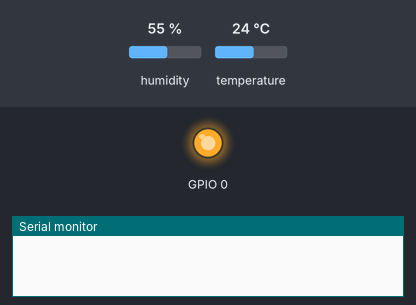
Bench run of a sketch on a simulated ESP8266 (NodeMCU). Shown: output pins drawn as LEDs (lit = HIGH), the last lines printed to the serial monitor. Wiring (inferred from the names in the program): DHT11 sensor: data GPIO 2. The test bench sets the inputs (shaded band); at power-on: humidity 55 %, temperature 24 °C. WiFi joins after 1.5 s; servers stay silent unless stated. At 13.5 s the program puts the board to deep sleep or switches it off; the recording ends there.

Above: at 0.1 s.
At 8.0 s:
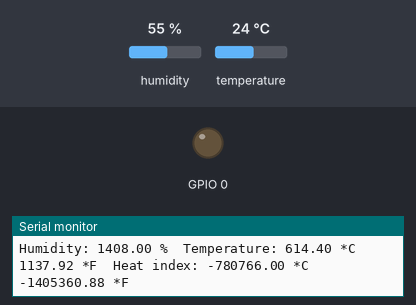
Timing chart, 0 to 13.5 s (numbered marks = the images above):
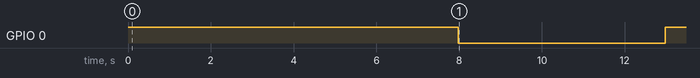

Measured:
- by itself, GPIO 0: LOW → HIGH at 0.00 s, → LOW 8.0 s later, → HIGH 5.0 s later

The sketch:

esp8266test.ino
```cpp
 /*
 *  Simple HTTP get webclient test
 */

#include <ESP8266WiFi.h>

#include "DHT.h"

#define DHTPIN 2     // what digital pin we're connected to

// Uncomment whatever type you're using!
//#define DHTTYPE DHT11   // DHT 11
#define DHTTYPE DHT22   // DHT 22  (AM2302), AM2321
//#define DHTTYPE DHT21   // DHT 21 (AM2301)

// Connect pin 1 (on the left) of the sensor to +5V
// NOTE: If using a board with 3.3V logic like an Arduino Due connect pin 1
// to 3.3V instead of 5V!
// Connect pin 2 of the sensor to whatever your DHTPIN is
// Connect pin 4 (on the right) of the sensor to GROUND
// Connect a 10K resistor from pin 2 (data) to pin 1 (power) of the sensor

// Initialize DHT sensor.
// Note that older versions of this library took an optional third parameter to
// tweak the timings for faster processors.  This parameter is no longer needed
// as the current DHT reading algorithm adjusts itself to work on faster procs.
DHT dht(DHTPIN, DHTTYPE);

const char* ssid     = "tomtom2";
const char* password = "xxxxxxx";

const char* host = "www.elanprod.com";
const int sleepTimeS = 1200;

void setup() {
  pinMode(0, OUTPUT);
  digitalWrite(0, HIGH);

  Serial.begin(115200);

  dht.begin();
  delay(1000);

  // We start by connecting to a WiFi network

  Serial.println();
  Serial.println();
  Serial.print("Connecting to ");
  Serial.println(ssid);

//  ESP.deepSleep(1, WAKE_RF_DEFAULT);
//  WiFi.mode(WIFI_STA);
//  wifi_station_connect();
  WiFi.begin(ssid, password);

  int count=0;
  while (WiFi.status() != WL_CONNECTED) {
    delay(500);
    count++;
    if (count==20) {
      ESP.deepSleep(1, WAKE_RF_DEFAULT);
    }
  }

  Serial.println("IP address: ");
  Serial.println(WiFi.localIP());


  delay(5000);
  /*
   * Read the sensor
   */
  // Reading temperature or humidity takes about 250 milliseconds!
  // Sensor readings may also be up to 2 seconds 'old' (its a very slow sensor)
  float h = dht.readHumidity();
  // Read temperature as Celsius (the default)
  float t = dht.readTemperature();
  // Read temperature as Fahrenheit (isFahrenheit = true)
  float f = dht.readTemperature(true);

  // Check if any reads failed and exit early (to try again).
  if (isnan(h) || isnan(t) || isnan(f)) {
    Serial.println("Failed to read from DHT sensor!");
    return;
  }

  // Compute heat index in Fahrenheit (the default)
  float hif = dht.computeHeatIndex(f, h);
  // Compute heat index in Celsius (isFahreheit = false)
  float hic = dht.computeHeatIndex(t, h, false);

  Serial.print("Humidity: ");
  Serial.print(h);
  Serial.print(" %\t");
  Serial.print("Temperature: ");
  Serial.print(t);
  Serial.print(" *C ");
  Serial.print(f);
  Serial.print(" *F\t");
  Serial.print("Heat index: ");
  Serial.print(hic);
  Serial.print(" *C ");
  Serial.print(hif);
  Serial.println(" *F");


  /*
   * Send the info
   */
  WiFiClient client;
  const int httpPort = 80;
  if (client.connect("blog.elanprod.com", httpPort)) {
    client.print(String("GET /setTemp.php?temp=") + String(int(t)) +String("&hum=") +String(int(h)) +String("&heatindex=") +String(int(hic)) +" HTTP/1.1\r\n" +
               "Host: blog.elanprod.com\r\n" +
               "Connection: close\r\n\r\n");
  }


  digitalWrite(0, LOW);
  delay(5000);
  digitalWrite(0, HIGH);
  delay(500);

//  WiFi.disconnect();
//  WiFi.mode(WIFI_OFF);
//  WiFi.forceSleepBegin();

//  ESP.deepSleep(sleepTimeS * 1000000,WAKE_RF_DISABLED);


//  WiFi.disconnect();
//  WiFi.mode(WIFI_OFF);
//  WiFi.forceSleepBegin();
//  delay(1);
//  ESP.deepSleep(sleepTimeS * 1000000, WAKE_RF_DEFAULT);

//  WiFi.forceSleepBegin();
//  delay(1);
  ESP.deepSleep(sleepTimeS * 1000000, WAKE_RF_DEFAULT);
}

void loop() {
  WiFi.forceSleepWake();
  delay(1);
  WiFi.begin(ssid, password);

  while (WiFi.status() != WL_CONNECTED) {
    delay(500);
  }

  Serial.println("> IP address: ");
  Serial.println(WiFi.localIP());


  digitalWrite(0, HIGH);
  delay(500);
  digitalWrite(0, LOW);
  delay(500);


  WiFi.forceSleepBegin();
  delay(1);
  ESP.deepSleep(sleepTimeS * 1000000, WAKE_RF_DEFAULT);


}
```

DHT.cpp
```cpp
// (licence header left out)
#include "DHT.h"

#define MIN_INTERVAL 2000

DHT::DHT(uint8_t pin, uint8_t type, uint8_t count) {
  _pin = pin;
  _type = type;
  #ifdef __AVR
    _bit = digitalPinToBitMask(pin);
    _port = digitalPinToPort(pin);
  #endif
  _maxcycles = microsecondsToClockCycles(1000);  // 1 millisecond timeout for
                                                 // reading pulses from DHT sensor.
  // Note that count is now ignored as the DHT reading algorithm adjusts itself
  // basd on the speed of the processor.
}

void DHT::begin(void) {
  // set up the pins!
  pinMode(_pin, INPUT_PULLUP);
  // Using this value makes sure that millis() - lastreadtime will be
  // >= MIN_INTERVAL right away. Note that this assignment wraps around,
  // but so will the subtraction.
  _lastreadtime = -MIN_INTERVAL;
  DEBUG_PRINT("Max clock cycles: "); DEBUG_PRINTLN(_maxcycles, DEC);
}

//boolean S == Scale.  True == Fahrenheit; False == Celcius
float DHT::readTemperature(bool S, bool force) {
  float f = NAN;

  if (read(force)) {
    switch (_type) {
    case DHT11:
      f = data[2];
      if(S) {
        f = convertCtoF(f);
      }
      break;
    case DHT22:
    case DHT21:
      f = data[2] & 0x7F;
      f *= 256;
      f += data[3];
      f *= 0.1;
      if (data[2] & 0x80) {
        f *= -1;
      }
      if(S) {
        f = convertCtoF(f);
      }
      break;
    }
  }
  return f;
}

float DHT::convertCtoF(float c) {
  return c * 1.8 + 32;
}

float DHT::convertFtoC(float f) {
  return (f - 32) * 0.55555;
}

float DHT::readHumidity(bool force) {
  float f = NAN;
  if (read()) {
    switch (_type) {
    case DHT11:
      f = data[0];
      break;
    case DHT22:
    case DHT21:
      f = data[0];
      f *= 256;
      f += data[1];
      f *= 0.1;
      break;
    }
  }
  return f;
}

//boolean isFahrenheit: True == Fahrenheit; False == Celcius
float DHT::computeHeatIndex(float temperature, float percentHumidity, bool isFahrenheit) {
  // Using both Rothfusz and Steadman's equations
  // http://www.wpc.ncep.noaa.gov/html/heatindex_equation.shtml
  float hi;

  if (!isFahrenheit)
    temperature = convertCtoF(temperature);

  hi = 0.5 * (temperature + 61.0 + ((temperature - 68.0) * 1.2) + (percentHumidity * 0.094));

  if (hi > 79) {
    hi = -42.379 +
             2.04901523 * temperature +
            10.14333127 * percentHumidity +
            -0.22475541 * temperature*percentHumidity +
            -0.00683783 * pow(temperature, 2) +
            -0.05481717 * pow(percentHumidity, 2) +
             0.00122874 * pow(temperature, 2) * percentHumidity +
             0.00085282 * temperature*pow(percentHumidity, 2) +
            -0.00000199 * pow(temperature, 2) * pow(percentHumidity, 2);

    if((percentHumidity < 13) && (temperature >= 80.0) && (temperature <= 112.0))
      hi -= ((13.0 - percentHumidity) * 0.25) * sqrt((17.0 - abs(temperature - 95.0)) * 0.05882);

    else if((percentHumidity > 85.0) && (temperature >= 80.0) && (temperature <= 87.0))
      hi += ((percentHumidity - 85.0) * 0.1) * ((87.0 - temperature) * 0.2);
  }

  return isFahrenheit ? hi : convertFtoC(hi);
}

boolean DHT::read(bool force) {
  // Check if sensor was read less than two seconds ago and return early
  // to use last reading.
  uint32_t currenttime = millis();
  if (!force && ((currenttime - _lastreadtime) < 2000)) {
    return _lastresult; // return last correct measurement
  }
  _lastreadtime = currenttime;

  // Reset 40 bits of received data to zero.
  data[0] = data[1] = data[2] = data[3] = data[4] = 0;

  // Send start signal.  See DHT datasheet for full signal diagram:
  //   http://www.adafruit.com/datasheets/Digital%20humidity%20and%20temperature%20sensor%20AM2302.pdf

  // Go into high impedence state to let pull-up raise data line level and
  // start the reading process.
  digitalWrite(_pin, HIGH);
  delay(250);

  // First set data line low for 20 milliseconds.
  pinMode(_pin, OUTPUT);
  digitalWrite(_pin, LOW);
  delay(20);

  uint32_t cycles[80];
  {
    // Turn off interrupts temporarily because the next sections are timing critical
    // and we don't want any interruptions.
    InterruptLock lock;

    // End the start signal by setting data line high for 40 microseconds.
    digitalWrite(_pin, HIGH);
    delayMicroseconds(40);

    // Now start reading the data line to get the value from the DHT sensor.
    pinMode(_pin, INPUT_PULLUP);
    delayMicroseconds(10);  // Delay a bit to let sensor pull data line low.

    // First expect a low signal for ~80 microseconds followed by a high signal
    // for ~80 microseconds again.
    if (expectPulse(LOW) == 0) {
      DEBUG_PRINTLN(F("Timeout waiting for start signal low pulse."));
      _lastresult = false;
      return _lastresult;
    }
    if (expectPulse(HIGH) == 0) {
      DEBUG_PRINTLN(F("Timeout waiting for start signal high pulse."));
      _lastresult = false;
      return _lastresult;
    }

    // Now read the 40 bits sent by the sensor.  Each bit is sent as a 50
    // microsecond low pulse followed by a variable length high pulse.  If the
    // high pulse is ~28 microseconds then it's a 0 and if it's ~70 microseconds
    // then it's a 1.  We measure the cycle count of the initial 50us low pulse
    // and use that to compare to the cycle count of the high pulse to determine
    // if the bit is a 0 (high state cycle count < low state cycle count), or a
    // 1 (high state cycle count > low state cycle count). Note that for speed all
    // the pulses are read into a array and then examined in a later step.
    for (int i=0; i<80; i+=2) {
      cycles[i]   = expectPulse(LOW);
      cycles[i+1] = expectPulse(HIGH);
    }
  } // Timing critical code is now complete.

  // Inspect pulses and determine which ones are 0 (high state cycle count < low
  // state cycle count), or 1 (high state cycle count > low state cycle count).
  for (int i=0; i<40; ++i) {
    uint32_t lowCycles  = cycles[2*i];
    uint32_t highCycles = cycles[2*i+1];
    if ((lowCycles == 0) || (highCycles == 0)) {
      DEBUG_PRINTLN(F("Timeout waiting for pulse."));
      _lastresult = false;
      return _lastresult;
    }
    data[i/8] <<= 1;
    // Now compare the low and high cycle times to see if the bit is a 0 or 1.
    if (highCycles > lowCycles) {
      // High cycles are greater than 50us low cycle count, must be a 1.
      data[i/8] |= 1;
    }
    // Else high cycles are less than (or equal to, a weird case) the 50us low
    // cycle count so this must be a zero.  Nothing needs to be changed in the
    // stored data.
  }

  DEBUG_PRINTLN(F("Received:"));
  DEBUG_PRINT(data[0], HEX); DEBUG_PRINT(F(", "));
  DEBUG_PRINT(data[1], HEX); DEBUG_PRINT(F(", "));
  DEBUG_PRINT(data[2], HEX); DEBUG_PRINT(F(", "));
  DEBUG_PRINT(data[3], HEX); DEBUG_PRINT(F(", "));
  DEBUG_PRINT(data[4], HEX); DEBUG_PRINT(F(" =? "));
  DEBUG_PRINTLN((data[0] + data[1] + data[2] + data[3]) & 0xFF, HEX);

  // Check we read 40 bits and that the checksum matches.
  if (data[4] == ((data[0] + data[1] + data[2] + data[3]) & 0xFF)) {
    _lastresult = true;
    return _lastresult;
  }
  else {
    DEBUG_PRINTLN(F("Checksum failure!"));
    _lastresult = false;
    return _lastresult;
  }
}

// Expect the signal line to be at the specified level for a period of time and
// return a count of loop cycles spent at that level (this cycle count can be
// used to compare the relative time of two pulses).  If more than a millisecond
// ellapses without the level changing then the call fails with a 0 response.
// This is adapted from Arduino's pulseInLong function (which is only available
// in the very latest IDE versions):
//   https://github.com/arduino/Arduino/blob/master/hardware/arduino/avr/cores/arduino/wiring_pulse.c
uint32_t DHT::expectPulse(bool level) {
  uint32_t count = 0;
  // On AVR platforms use direct GPIO port access as it's much faster and better
  // for catching pulses that are 10's of microseconds in length:
  #ifdef __AVR
    uint8_t portState = level ? _bit : 0;
    while ((*portInputRegister(_port) & _bit) == portState) {
      if (count++ >= _maxcycles) {
        return 0; // Exceeded timeout, fail.
      }
    }
  // Otherwise fall back to using digitalRead (this seems to be necessary on ESP8266
  // right now, perhaps bugs in direct port access functions?).
  #else
    while (digitalRead(_pin) == level) {
      if (count++ >= _maxcycles) {
        return 0; // Exceeded timeout, fail.
      }
    }
  #endif

  return count;
}
```

DHT.h
```cpp
// (licence header left out)
#ifndef DHT_H
#define DHT_H

#if ARDUINO >= 100
 #include "Arduino.h"
#else
 #include "WProgram.h"
#endif


// Uncomment to enable printing out nice debug messages.
//#define DHT_DEBUG

// Define where debug output will be printed.
#define DEBUG_PRINTER Serial

// Setup debug printing macros.
#ifdef DHT_DEBUG
  #define DEBUG_PRINT(...) { DEBUG_PRINTER.print(__VA_ARGS__); }
  #define DEBUG_PRINTLN(...) { DEBUG_PRINTER.println(__VA_ARGS__); }
#else
  #define DEBUG_PRINT(...) {}
  #define DEBUG_PRINTLN(...) {}
#endif

// Define types of sensors.
#define DHT11 11
#define DHT22 22
#define DHT21 21
#define AM2301 21


class DHT {
  public:
   DHT(uint8_t pin, uint8_t type, uint8_t count=6);
   void begin(void);
   float readTemperature(bool S=false, bool force=false);
   float convertCtoF(float);
   float convertFtoC(float);
   float computeHeatIndex(float temperature, float percentHumidity, bool isFahrenheit=true);
   float readHumidity(bool force=false);
   boolean read(bool force=false);

 private:
  uint8_t data[5];
  uint8_t _pin, _type;
  #ifdef __AVR
    // Use direct GPIO access on an 8-bit AVR so keep track of the port and bitmask
    // for the digital pin connected to the DHT.  Other platforms will use digitalRead.
    uint8_t _bit, _port;
  #endif
  uint32_t _lastreadtime, _maxcycles;
  bool _lastresult;

  uint32_t expectPulse(bool level);

};

class InterruptLock {
  public:
   InterruptLock() {
    noInterrupts();
   }
   ~InterruptLock() {
    interrupts();
   }

};

#endif
```
